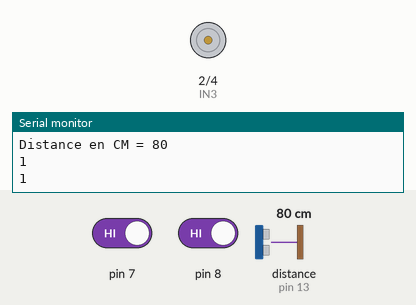
Recording of a sketch running on a simulated Arduino Uno, built with avr-gcc and run on an emulated ATmega328P. On the bench: motor-driver pin pairs drawn as motors (green arrow = first pin HIGH = forward, orange = second pin HIGH = backward, longer = more drive, scaled by the enable pin), the last lines printed to the serial monitor. The test bench sets the inputs (shaded band); at power-on: pin 8 HIGH, distance to the obstacle (sensor on pin 13) 80 cm, pin 7 HIGH. The echo pulse lasts 58.3 µs per cm.

Above: at 2.1 s.
2.2 s: pin 8 driven LOW
At 2.83 s:
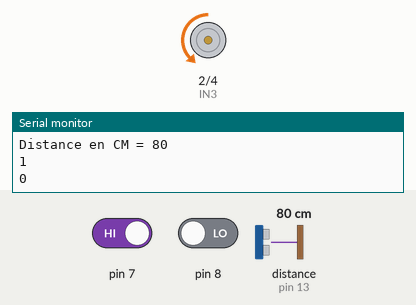
6.9 s: distance to the obstacle (sensor on pin 13) set to 44 cm
9.5 s: distance to the obstacle (sensor on pin 13) set to 37 cm
At 10.4 s:
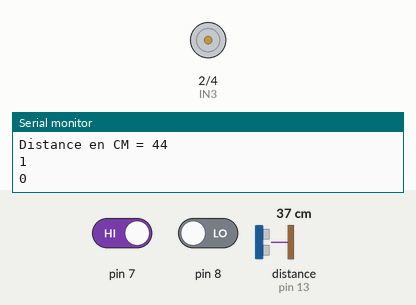
11.3 s: pin 7 driven LOW
At 12.2 s:
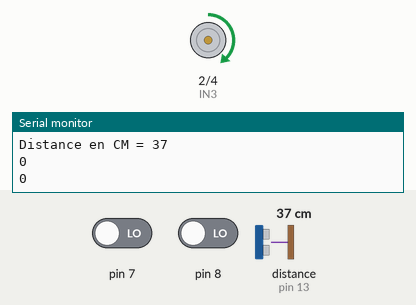
16.0 s: pin 7 driven HIGH
17.8 s: distance to the obstacle (sensor on pin 13) set to 60 cm
At 19.3 s:
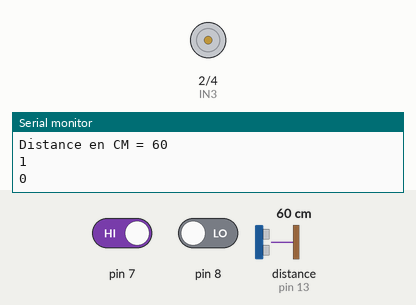
Timing chart, 0 to 22.7 s (numbered marks = the images above; inputs shaded):
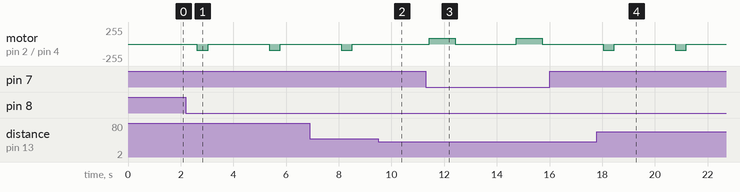

The sketch:

deplacement_moteur.ino
```cpp
#include <Ultrasonic.h>
Ultrasonic ultrasonic(12, 13);//echo pin 13, Trig pin 12
int distance;
const int fin_droite=7; //pin 7 FIN de course ouverture
const int fin_gauche=8; //pin 7 FIN de course ouverture
int droite;
int gauche;
int IN3 = 2;
int IN4 = 4;
int ENB = 5;
void setup()
{
   Serial.begin(9600);
    pinMode(7, INPUT);
    pinMode(8, INPUT);
    pinMode(IN3, OUTPUT);
    pinMode(IN4, OUTPUT);
    pinMode(ENB, OUTPUT);
}

void loop()
{
  gauche=digitalRead(7);
  droite=digitalRead(8);
  distance = ultrasonic.read();
  Serial.print("Distance en CM = ");
  Serial.println(distance);
  Serial.println(gauche);
  Serial.println(droite);

    if((distance < 40)  && (gauche == LOW))
  {

    //faire tourner le moteur vers l'arriere
  analogWrite(ENB, 85);
  digitalWrite(IN3, HIGH);
  digitalWrite(IN4, LOW);
  delay(1000);
  digitalWrite(ENB, LOW);
  delay(2000);
  }
 else if((distance < 40) && (gauche== HIGH))
 {
     analogWrite(ENB, LOW);
 }

    if((distance  >= 40) && (droite == LOW))
  {
      // faire tourner le moteur vers l'avant
   analogWrite(ENB, 90);
   digitalWrite(IN3, LOW);
   digitalWrite(IN4, HIGH);
   delay(430);
   digitalWrite(ENB, LOW);
   delay(2000);
  }
   else if((distance  >= 40) && (droite== HIGH))
 {
     analogWrite(ENB, LOW);
     delay(1000);
 }


 delay(300);
}
```

Measured:
- the behaviour switches between 40 and 39 cm on distance to the obstacle (sensor on pin 13) (found by bisection; images 1 and 2)
- after the input at 2.2 s, motor on pin 2 (IN3) / pin 4 (IN4): alternates backward 90/255 for 0.43 s and stopped for 2.3 s, starting after 0.42 s
- after the input at 9.5 s, motor on pin 2 (IN3) / pin 4 (IN4): stays stopped (without the input it goes to backward 90/255 after 1.3 s)
- after the input at 11.3 s, motor on pin 2 (IN3) / pin 4 (IN4): stopped → forward 90/255 after 0.13 s, → stopped 1.0 s later, → forward 85/255 2.3 s later, → stopped 1.0 s later
- after the input at 16.0 s, every drawn part: stays the same
- after the input at 17.8 s, motor on pin 2 (IN3) / pin 4 (IN4): alternates backward 90/255 for 0.43 s and stopped for 2.3 s, starting after 0.23 s
